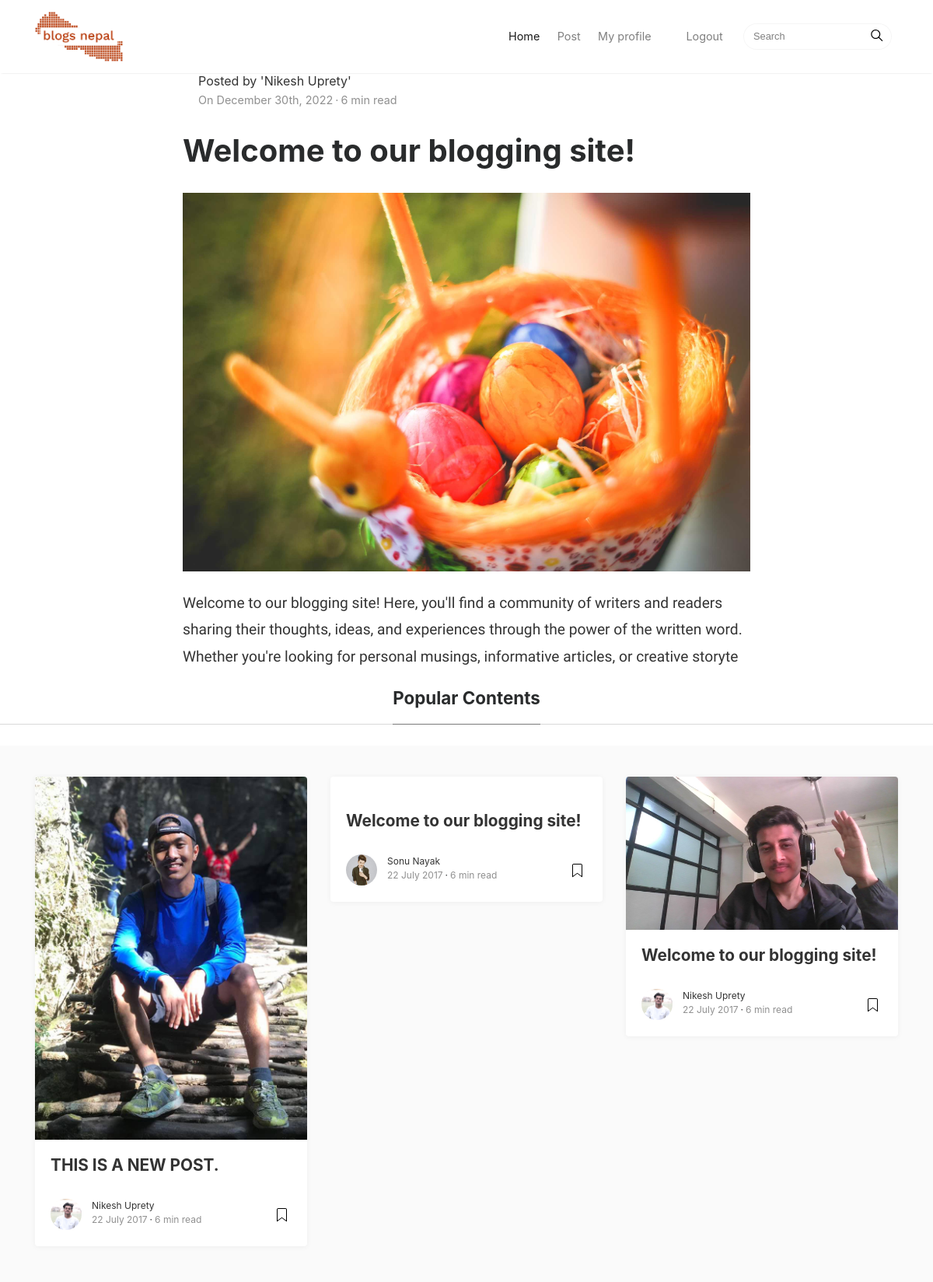
The app's page /blogpage.php?id=38 with its own data.
### tables this page shows
CREATE TABLE `user_blogs` (
  `Id` int(255) NOT NULL,
  `name` varchar(255) NOT NULL,
  `title` varchar(255) NOT NULL,
  `content` varchar(1000) NOT NULL,
  `images` varchar(255) NOT NULL,
  `created_at` timestamp NOT NULL DEFAULT current_timestamp() ON UPDATE current_timestamp(),
  `uid` int(11) NOT NULL
);

CREATE TABLE `profile_image` (
  `id` int(255) NOT NULL,
  `name` varchar(255) NOT NULL,
  `image_name` varchar(255) NOT NULL,
  `created_at` timestamp NOT NULL DEFAULT current_timestamp() ON UPDATE current_timestamp()
);

### blogpage.php (the view, shortened to what this page needs)
<?php
@include 'config.php';
if (isset($_GET['id'])){
    $id = mysqli_real_escape_string($conn, $_GET['id']);
$sql = "SELECT * FROM user_blogs WHERE id = $id";
$items = mysqli_query($conn, $sql);
}
?>
<!DOCTYPE html>
<html lang="en">
<head>
<link href="assets/css/bootstrap.min.css" rel="stylesheet">
<link href="https://maxcdn.bootstrapcdn.com/font-awesome/4.7.0/css/font-awesome.min.css" rel="stylesheet">
<link href="assets/css/mediumish.css" rel="stylesheet">
</head>
<body>
<?php
@include_once 'components/navbar.php';
?>
<?php
while ($feat = mysqli_fetch_array($items)) {
?>
<div class="container">
	<div class="row">
		<div class="col-md-2 col-xs-12">
		</div>
		<div class="col-md-8 col-md-offset-2 col-xs-12">
			<div class="mainheading">
				<div class="row post-top-meta">
					<div class="col-md-10">
						<a class="link-dark" href="#">Posted by '<?=$feat['name']?>'</a>
						<br>
						<span class="post-date">On <?php echo date('F jS, Y', strtotime($feat['created_at']))?></span><span class="dot"></span><span class="post-read">6 min read</span>
					</div>
				</div>
				<h1 class="posttitle"><?= $feat['title']?></h1>
			</div>
			<img class="featured-image img-fluid" src="http://localhost/blogsnepal/assets/blogs_images/<?=$feat['images']?>" alt="Image not available">
			<div class="article-post" style="font-family:'Khula', sans-serif;" >
				<p >
				<?= $feat['content']?>
				</p>
			</div>
		</div>
	</div>
</div>
<?php
}
?>
<div class="section-title" id="rect" style="text-align:center;">
	<h2>
		<span>Popular Contents</span></h2>
	</div>
	<div class="graybg">
		<div class="container">
			<div class="row listrecent listrelated">
				<?php
$query_list= "SELECT * FROM user_blogs ORDER BY created_at DESC LIMIT 3";
$items = mysqli_query($conn, $query_list);
while ($feat = mysqli_fetch_array($items)) {
	$profile_name= $feat['name'];
	$imagee="SELECT * from profile_image WHERE name='$profile_name'";
	$imagequery=mysqli_query($conn, $imagee);
	$rowimage=mysqli_fetch_assoc($imagequery);
	?>
			<div class="col-md-4">
				<div class="card">
					<a href="#">
					<img class="img-fluid img-thumb" src="http://localhost/blogsnepal/assets/blogs_images/<?=$feat['images']?>" alt="">
					</a>
					<div class="card-block">
						<h2 class="card-title"><a href="#"><?=$feat['title']?></a></h2>
						<div class="metafooter">
							<div class="wrapfooter">
								<span class="meta-footer-thumb">
								<a href="#"><img class="author-thumb" src="http://localhost/blogsnepal/assets/Profile_image/<?=$rowimage['image_name'];?>" alt="No image available"></a>
								</span>
								<span class="author-meta">
								<span class="post-name"><a href="#"><?=$feat['name']?></a></span><br/>
								<span class="post-date">22 July 2017</span><span class="dot"></span><span class="post-read">6 min read</span>
								</span>
								<span class="post-read-more"><a href="#" title="Read Story"></a></span>
							</div>
						</div>
					</div>
				</div>
			</div>
			<?php
}
?>
		</div>
	</div>
</div>
</body>
</html>

### assets/css/mediumish.css (style rules this page uses)
body { padding-top:5rem; }
.mainheading { padding:1rem 0rem; }
a { color:#00ab6b; }
a,a:hover { transition:all 0.2s; }
.section-title h2 { border-bottom:1px solid rgba(0,0,0,.15); margin-bottom:25px; font-weight:700; font-size:1.4rem; margin-bottom:27px; }
.section-title span { border-bottom:1px solid rgba(0,0,0,.44); display:inline-block; padding-bottom:20px; margin-bottom:-1px; }
.listfeaturedtag h2.card-title,.listrecent h2.card-title { font-size:1.3rem; font-weight:700; line-height: 1.25; }
.listfeaturedtag h2.card-title a,.listrecent h2.card-title a { color:rgba(0,0,0,.8); }
.listrecent .wrapfooter { font-size:12px; margin-top:30px; }
.author-thumb { width:40px; height:40px; float:left; margin-right:13px; border-radius:100%; }
.post-top-meta { margin-bottom:2rem; }
.post-top-meta span { font-size:0.9rem; color:rgba(0,0,0,.44); display:inline-block; }
.author-meta { flex:1 1 auto; white-space:nowrap!important; text-overflow:ellipsis!important; overflow:hidden!important; }
span.post-name,span.post-date,span.author-meta { display:inline-block; }
span.post-date,span.post-read { color:rgba(0,0,0,.44); }
span.post-read-more { align-items:center; display:inline-block; float:right; margin-top:8px; }
span.post-read-more a { color:rgba(0,0,0,.44); }
span.post-name a,span.post-read-more a:hover { color:rgba(0,0,0,.8); }
.dot:after { content:"·"; margin-left:3px; margin-right:3px; }
.mainheading h1.posttitle { font-weight:700; margin-bottom:1rem; }
.link-dark { color:rgba(0,0,0,.8); }
.article-post { font-family:Merriweather; font-size:1.2rem; line-height:1.8; color:rgba(0,0,0,.8); }
.article-post p,.article-post blockquote { margin:0 0 1.5rem 0; }
.featured-image { display:block; margin:0px auto; margin-bottom:1.5rem; }
.graybg { background-color:#fafafa; padding:40px 0 46px; position:relative; }
.listrelated .card { box-shadow:0 1px 7px rgba(0,0,0,.05); border:0; }
.card { border-radius:4px; }
.card .img-thumb { border-top-right-radius:4px; border-top-left-radius:4px; }
.post-top-meta { margin-left:5px; margin-top:-4px; }

### records on screen
user_blogs: name "Nikesh Uprety", created_at "December 30th, 2022", title "Welcome to our blogging site!", images (picture), content "Welcome to our blogging site! Here, you'll find a community of writers and readers sharing their thoughts, ideas, and experiences through the power of the written word. Whether you're looking for personal musings, informative articles, or creative storyte"
user_blogs: images (picture), title "THIS IS A NEW POST.", profile_image.image_name (picture), name "Nikesh Uprety"
user_blogs: title "Welcome to our blogging site!", profile_image.image_name (picture), name "Sonu Nayak"
user_blogs: images (picture), title "Welcome to our blogging site!", profile_image.image_name (picture), name "Nikesh Uprety"
